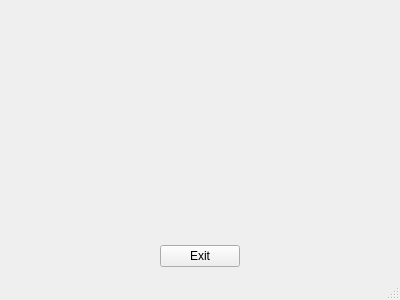
<?xml version="1.0" encoding="UTF-8"?>
<ui version="4.0">
 <class>MainWindow</class>
 <widget class="QMainWindow" name="MainWindow">
  <property name="geometry">
   <rect>
    <x>0</x>
    <y>0</y>
    <width>400</width>
    <height>300</height>
   </rect>
  </property>
  <property name="minimumSize">
   <size>
    <width>300</width>
    <height>200</height>
   </size>
  </property>
  <property name="windowTitle">
   <string>Server</string>
  </property>
  <widget class="QWidget" name="centralWidget">
   <layout class="QVBoxLayout" name="verticalLayout">
    <item>
     <layout class="QHBoxLayout" name="horizontalLayout">
      <item>
       <spacer name="horizontalSpacer">
        <property name="orientation">
         <enum>Qt::Horizontal</enum>
        </property>
        <property name="sizeHint" stdset="0">
         <size>
          <width>40</width>
          <height>20</height>
         </size>
        </property>
       </spacer>
      </item>
      <item>
       <widget class="QLabel" name="label">
        <property name="font">
         <font>
          <pointsize>12</pointsize>
         </font>
        </property>
        <property name="text">
         <string/>
        </property>
        <property name="alignment">
         <set>Qt::AlignLeading|Qt::AlignLeft|Qt::AlignVCenter</set>
        </property>
       </widget>
      </item>
      <item>
       <spacer name="horizontalSpacer_2">
        <property name="orientation">
         <enum>Qt::Horizontal</enum>
        </property>
        <property name="sizeHint" stdset="0">
         <size>
          <width>40</width>
          <height>20</height>
         </size>
        </property>
       </spacer>
      </item>
     </layout>
    </item>
    <item>
     <layout class="QHBoxLayout" name="horizontalLayout_2">
      <item>
       <spacer name="horizontalSpacer_3">
        <property name="orientation">
         <enum>Qt::Horizontal</enum>
        </property>
        <property name="sizeHint" stdset="0">
         <size>
          <width>40</width>
          <height>20</height>
         </size>
        </property>
       </spacer>
      </item>
      <item>
       <widget class="QPushButton" name="pushButton">
        <property name="text">
         <string>Exit</string>
        </property>
       </widget>
      </item>
      <item>
       <spacer name="horizontalSpacer_4">
        <property name="orientation">
         <enum>Qt::Horizontal</enum>
        </property>
        <property name="sizeHint" stdset="0">
         <size>
          <width>40</width>
          <height>20</height>
         </size>
        </property>
       </spacer>
      </item>
     </layout>
    </item>
   </layout>
  </widget>
  <widget class="QStatusBar" name="statusBar"/>
 </widget>
 <layoutdefault spacing="6" margin="11"/>
 <resources/>
 <connections/>
</ui>
